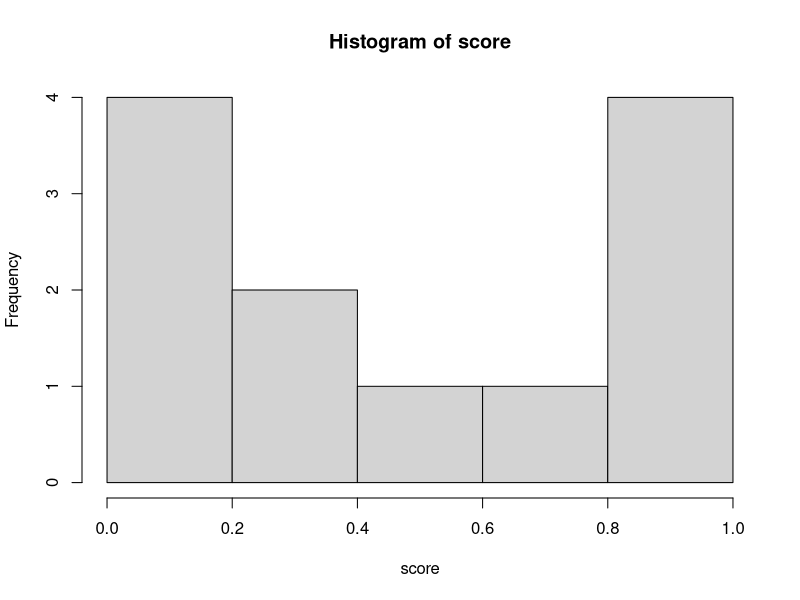
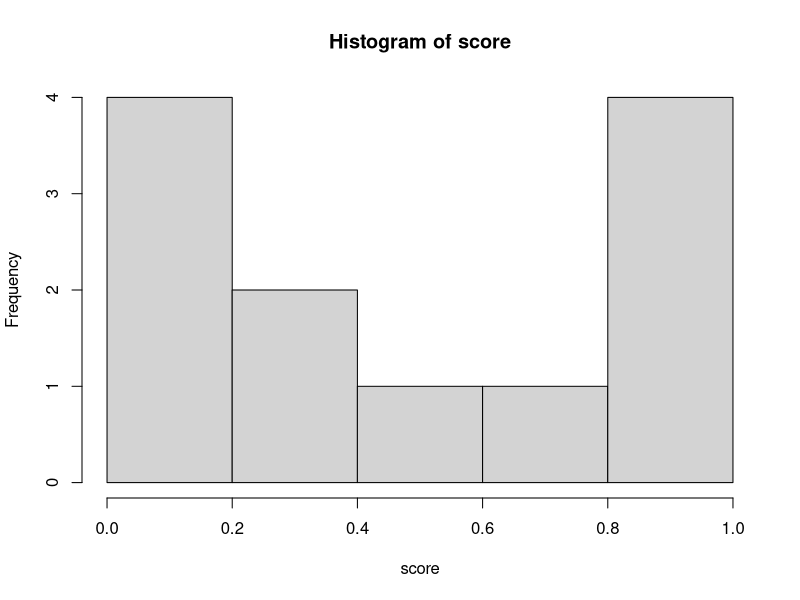

Write R code to recreate these figures, in order. (Note: this script raises an error after producing the figures.)
## ---- chunk 1
knitr::opts_chunk$set(echo = TRUE)
## ---- chunk 2

library(data.table)
set.seed(60637)
DF <- data.frame(id     = 1:12,
                 prog   = rep(c("A", "B", "None"), each = 4),
                 sch    = rep(c("North", "South"), times = 6),
                 gender = sample(c("M", "F"), 12, replace = TRUE),
                 score  = runif(12))
DT <- data.table(DF, key = "id,prog,sch,gender")
DF
DT
## ---- chunk 3
DT[3:5,]
## ---- chunk 4
DT[3:5]
## ---- chunk 5
DT[sch == "North"]
## ---- chunk 6
DT[prog %in% c("A", "B")]
## ---- chunk 7
DT[, "sch"]

## ---- chunk 8
DT[1:5, sch]
## ---- chunk 9
DT[1:5, get("sch")]
## ---- chunk 10
DT[1:5, "sch", with = FALSE]

mycols <- c("prog", "sch")
DT[1:5, mycols, with = FALSE]

## ---- chunk 11
newDF <- data.frame(x = 1:10, y = 1:10 + rnorm(10))
cor(newDF[, "x"], newDF[, "y"])
with(newDF, cor(x,y))

## ---- chunk 12
DT[1:3, list(id, sch)]
## ---- chunk 13
DT[1:3, .(id, sch)]
## ---- chunk 14
class(DF)
typeof(DF)
lapply(DF, function(x) class(x))
## ---- chunk 15
DT[, mean(score)]
## ---- chunk 16
DT[, .(mean(score), sum(score))]
## ---- chunk 17

DT[, .(mean_score = mean(score), sum_score = sum(score))]
## ---- chunk 18
DT[1:3, .(id, score, mean_score = mean(score))]
## ---- chunk 19
DT[, hist(score)$histogram]
## ---- chunk 20
DT[, {print(score)
      hist(score)$histogram
      }]
## ---- chunk 21
DT[, .(mean_score = mean(score)), by = "prog"]
## ---- chunk 22
DT[, .(mean_score = mean(score)), by = prog]
## ---- chunk 23
#DT[, .(mean_score = mean(score)), by = "prog, sch"]
DT[, .(mean_score = mean(score)), by = "prog,sch"]
## ---- chunk 24
DT[, .(mean_score = mean(score)), by = .(prog,sch)]
## ---- chunk 25
myBys <- c("prog", "sch")
DT[, .(mean_score = mean(score)), by = myBys]
## ---- chunk 26
DT[, .(mean_score = mean(score)), by = .(inAnyProg = prog %in% c("A", "B"))]
## ---- chunk 27
DT[sch == "North", .(mean_score = mean(score)), by = "gender"]
## ---- chunk 28
DT[, .(count = .N, index = .I, groupnum = .GRP), by = prog]
## ---- chunk 29
n <- 100
scores <- data.frame(cat = sample(LETTERS[1:3], n, replace = TRUE),
                     score1 = runif(n),
                     score2 = rnorm(n),
                     score3 = rlogis(n))
dtScores <- data.table(scores)
dtScores[,lapply(.SD, mean), by = "cat"]
## ---- chunk 30
dtScores[,lapply(.SD, mean), by = "cat", .SDcols = c("score2","score3")]
## ---- chunk 31
dtScores[,c(.(newCatName = paste("Category", cat)),
            lapply(.SD, mean)),
            by = "cat", .SDcols = c("score2","score3")]
## ---- chunk 32
scoreCols <- c("score1", "score2","score3")
dtScores[, lapply(.SD, max), .SDcols = scoreCols]
## ---- chunk 33
max_apply <- apply(dtScores[, scoreCols, with = FALSE], 1, max)
head(max_apply)
class(max_apply)
## ---- chunk 34
max_do.call <- dtScores[, .(do.call(what = pmax, args = .SD)), .SDcols = scoreCols]
head(max_do.call)
class(max_do.call)
## ---- chunk 35
DT[, .(mean_score  = mean(score)), by = prog]
DT[,   mean_score := mean(score),  by = prog]
DT
## ---- chunk 36
DT[, c("A", "B") := .(runif(nrow(DT)), letters[1:nrow(DT)])]
DT
## ---- chunk 37
DT[, "mean_score" := NULL]
DT[, c("A", "B") := NULL]
DT
## ---- chunk 38
scoreCols <- paste0("score", 1:3)
scoreCols

dtScores[, paste0(scoreCols, "_std"):=lapply(.SD, scale), .SDcols = scoreCols]
head(dtScores)

dtScores[, lapply(.SD, mean), .SDcols = paste0(scoreCols, "_std")]
## ---- chunk 39
# A fully spelled-out sequential process
temp <- DT[, score_mean := mean(score), by = prog]
temp[score_mean>0.4]

# Done by chaining
DT[, score_mean := mean(score), by = prog][score_mean>0.4]
## ---- chunk 40
DT[, {
  gender_long <- ifelse(gender == "F", "Female", "Male")
  score_0to100 <- round(score * 100, 0)
  .(id = id, prog = prog, gender = gender_long, score = score_0to100)
     }]
## ---- chunk 41
class(DT)
## ---- chunk 42
DT$plusfive <- DT$score + 5
DT <- within(DT, {
    someProg <- ifelse(prog == "None", "Nope", "Yep")    
    fSomeProg <- factor(someProg)
})
subset(DT, id >= 6)
str(DT)
## ---- chunk 43
DT <- within(DT, {
    male <- FALSE
    male[gender == "M"] <- TRUE
})
cbind(DT, DT$gender == "M")
## ---- chunk 44
DT$male <- FALSE
DT[gender == "M", male := TRUE]
DT[, .(gender, male)]
## ---- chunk 45
M = matrix(1, nrow=100000, ncol=100)
DF = as.data.frame(M)
DT = as.data.table(M)
system.time(for (i in 1:1000) DF[i, 1L] <- i)
system.time(for (i in 1:1000) DT[i, V1:=i])
system.time(for (i in 1:1000) M[i, 1L] <- i)
system.time(for (i in 1:1000) set(DT, i, 1L, i))
## ---- chunk 46
n <- 1e7
dfBig <- data.frame(cat = sample(LETTERS[1:4], n, replace = TRUE), x = rnorm(n))
dtBig <- data.table(dfBig)
dtBigKey <- data.table(dfBig, key = "cat")
## ---- chunk 47
library(plyr)
system.time(mean_agg <- aggregate(x ~ cat, data = dfBig, mean))
system.time(mean_ply <- ddply(dfBig, .(cat), summarize, x_mean = mean(x)))
system.time(mean_dt  <- dtBig[, mean(x), by = "cat"])
system.time(mean_key <- dtBigKey[, mean(x), by = "cat"])
## ---- chunk 48
library(magrittr)
merge(mean_agg, mean_ply, by = "cat") %>% merge(mean_dt, by = "cat") %>% merge(mean_key, by = "cat")
